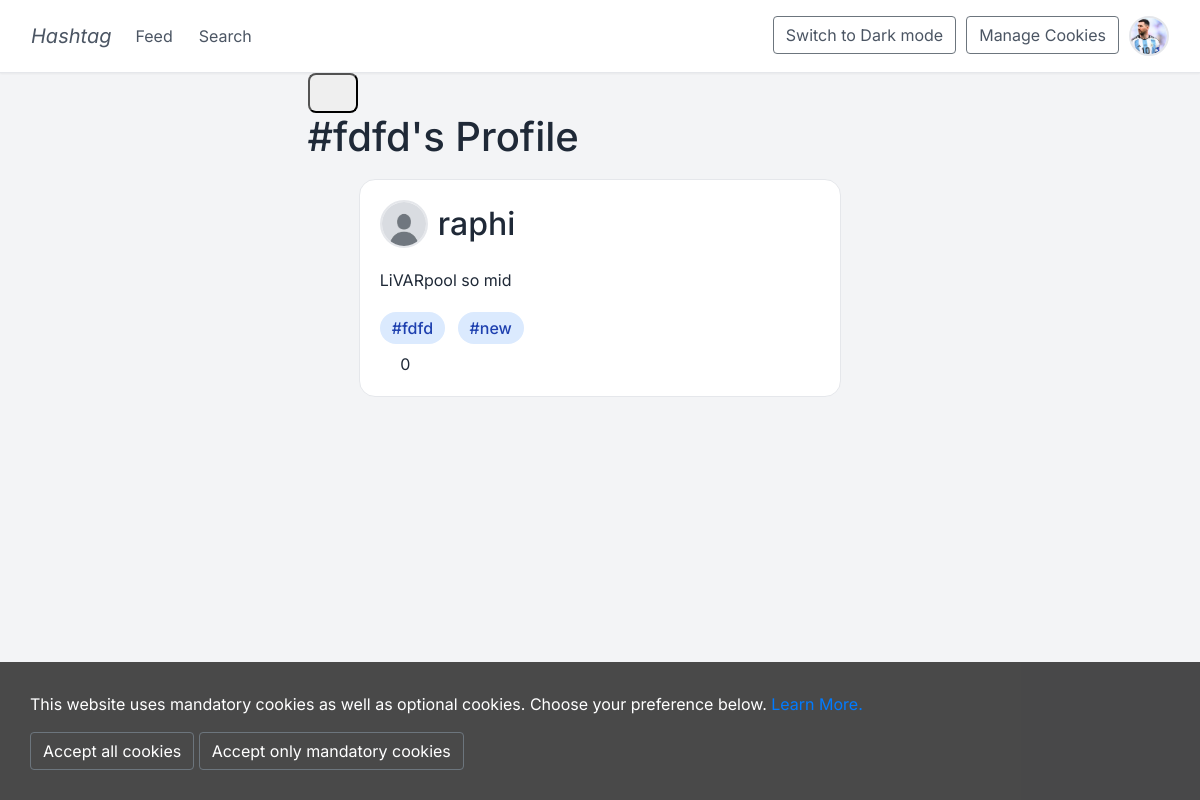
/hashtag-profile/fdfd (signed in), run on the app's committed database.
### app/models.py (models this page shows, shortened)
class User(UserMixin, db.Model):
    id = db.Column(db.Integer, primary_key=True)
    username = db.Column(db.String(500), unique = True, nullable=False)
    password = db.Column(db.String(500))
    email = db.Column(db.String(1000))
    date_of_birth = db.Column(db.Date)
    profile_picture = db.Column(db.String(120), nullable = True)
    posts = db.relationship('Posts', back_populates='user')
    likes = db.relationship('Likes', backref='user', lazy='dynamic')
    comments = db.relationship('Comments', backref='user', lazy='dynamic')
    followers = db.relationship('Followers', foreign_keys='Followers.follower_id', backref='followed_by', lazy='dynamic')
    following = db.relationship('Followers', foreign_keys='Followers.following_id', backref='following', lazy='dynamic')

class Hashtags(db.Model):
    id = db.Column(db.Integer, primary_key=True)
    name = db.Column(db.String(100), nullable=False, unique=True)
    posts = db.relationship('Posts', secondary='post_hashtag', back_populates='hashtags')

class Posts(db.Model):
    post_id = db.Column(db.Integer, primary_key=True)
    content = db.Column(db.String(1000), nullable=False)
    user_id = db.Column(db.Integer, db.ForeignKey('user.id'))
    image = db.Column(db.String(120), nullable = True)
    timestamp = db.Column(db.DateTime, index=True, default=db.func.now())
    upvotes = db.Column(db.Integer, default=0)
    likes = db.relationship('Likes', backref='posts', lazy='dynamic')
    comments = db.relationship('Comments', backref='posts', lazy='dynamic')
    user = db.relationship('User', back_populates='posts')
    hashtags = db.relationship('Hashtags', secondary='post_hashtag', back_populates='posts')

### app/views.py (the view)
@app.route('/hashtag-profile/<string:hashtag_name>', methods=['GET', 'POST'])
@login_required
def hashtag_profile(hashtag_name):
    hashtag = hashtag_name
    posts_with_hashtag = models.Posts.query.join(models.PostHashtag, models.Posts.post_id == models.PostHashtag.post_id).join(models.Hashtags, models.PostHashtag.hashtag_id == models.Hashtags.id).filter(models.Hashtags.name == hashtag_name).order_by(models.Posts.post_id.desc()).all()
    posts_dict = {}
    liked_posts={}
    for post in posts_with_hashtag:
        image = post.image if post.image else ''
        post_id = post.post_id
        posts_dict[post_id] = {
            'content': post.content,
            'username': post.user.username if post.user.username else '',
            'hashtags': [],
            'upvotes': post.upvotes,
            'user_id': post.user_id,
            'image': image
        }
        for hashtag in post.hashtags:
                posts_dict[post_id]['hashtags'].append(hashtag.name)
        existing_like = models.Likes.query.filter_by(user_id=current_user.id, post_id=post_id).first()
        if existing_like:
            print("FOR POST :", post_id, "EXISTING LIKE: TRUE")
        liked_posts[post_id] = bool(existing_like)
    theme = request.cookies.get('theme')
    return render_template('hashtag_profile.html', theme=theme, posts=posts_dict, liked_posts = liked_posts, hashtag=hashtag_name)

### app/__init__.py (called while the page is built)
@login_manager.user_loader
def load_user(user_id):
    return User.query.get(int(user_id))  # Use query.get() to fetch the user

### app/templates/hashtag_profile.html
{% extends "base.html" %}
{% block content %}
<div class="profile-container">
    <button class = "left-button" onclick="history.back()"><i class="fas fa-arrow-left"></i></button>
    <h1>#{{ hashtag }}'s Profile</h1>
    {% include "posts_template.html" %}
</div>
{% endblock %}

### app/templates/base.html (shortened to what this page needs)
<html lang="en">
    <head>
        <link rel="stylesheet" type="text/css" href="{{ url_for('static', filename='fontawesome-free-5.3.1-web/css/all.css') }}">
        <link rel="stylesheet" href="https://stackpath.bootstrapcdn.com/bootstrap/4.2.1/css/bootstrap.min.css">
        <link rel="stylesheet" href="{{ url_for('static', filename='styles.css') }}">
    </head>
    <body>
        <nav class="navbar navbar-expand-sm fixed-top" role="navigation">
          <div class="container-fluid">
            <a class="navbar-brand" href="/feed">Hashtag</a>
            <div class="collapse navbar-collapse" id="navbarSupportedContent">
              <div class="left-nav-buttons">
                {% if current_user.is_authenticated %}
                <ul class="navbar-nav mr-auto">
                  <li class="nav-item"><a class="nav-link" href="/feed">Feed <span class="sr-only">(current)</span></a></li>
                  <li class="nav-item"><a class="nav-link" href="/search">Search</a></li>
                </ul>
                {% endif %}
              </div>
              <div class="right-nav-buttons">
                <ul class="navbar-nav mr-auto">
                  <li class="nav-item"><button id="theme-toggle" class="btn btn-outline-secondary ml-auto">
                    {% if theme == 'dark' %}
                      Switch to Light mode
                    {% else %}
                      Switch to Dark mode
                    {% endif %}
                    </button></li>
                  <li class="nav-item"><button id="manage-cookies" class="btn btn-outline-secondary ml-auto">Manage Cookies</i></button></li>
                  <li>{% if current_user.is_authenticated %}
                    {% if current_user.profile_picture %}
                      <a href="{{ url_for('profile', user_id=current_user.id) }}"><img src="{{ url_for('static', filename='uploads/' + current_user.profile_picture) }}" alt="Profile Picture" class="profile-img"></a>
                    {% else %}
                      <a href="{{ url_for('profile', user_id=current_user.id) }}"><img src="{{ url_for('static', filename='uploads/default.png') }}" alt="Default Profile Picture" class="profile-img"></a>
                    {% endif %}
                  {% endif %}</li>
                </ul>
              </div>
            </div>
          </div>
        </nav>
        <div class="container-fluid-flash">
          <div class="row">
            <div class="col-lg-3 col-md-2 col-sm-1"></div>
              <div class="col-lg-6 col-md-8 col-sm-10 col-12">
              {% block content %}{% endblock %}
              </div>
          </div>
        </div>
        <div id="cookies">
          <div class="cookie-container">
            <div class="subcontainer">
              <div class="cookies">
                <p>This website uses mandatory cookies as well as optional cookies. Choose your preference below. <a href="https://ico.org.uk/for-the-public/online/cookies/">Learn More.</a></p>
                <button id="all-cookies-btn" class="btn btn-outline-secondary ml-auto">Accept all cookies</button>
                <button id="mandatory-cookies-btn" class="btn btn-outline-secondary ml-auto">Accept only mandatory cookies</button>
              </div>
            </div>
          </div>
        </div>
    </body>
</html>

### app/templates/posts_template.html (shortened to what this page needs)
<div class="row justify-content-center">
    <div class="col-10 col-sm-10 col-md-10 col-lg-10 col-xl-10 col-xxl-7">
        {% if posts|length == 0 %}
                    No posts
        {% else %}
                    {% if not posts %}
                    <div class="bottom-container">
                        <p>No posts found</p>
                    </div>
                    {% else %}
                        <div class="bottom-container">
                            {% for post_id, post_data in posts.items() %}
                                <div class="post-container">
                                    <div class="left-container">
                                        <div class="username-container">
                                            <div class="username-left">
                                                <a href="{{ url_for('profile', user_id=post_data.user_id) }}">
                                                    <img src="{{ url_for('static', filename='uploads/default.jpg') if not post_data.profile_picture else url_for('static', filename='uploads/' + post_data.profile_picture) }}" alt="Profile Picture" class="user-profile-img">
                                                </a>
                                                <h2 class = "username-title">{{ post_data.username }}</h2>
                                            </div>
                                        </div>
                                        <div class="content-container">
                                            {{ post_data.content }}
                                        </div>
                                        <div class="hashtag-container">
                                            {% for hashtag in post_data.hashtags %}
                                                <a href="{{ url_for('hashtag_profile', hashtag_name=hashtag) }}">
                                                    <span class="hashtag">#{{ hashtag }}</span>
                                                </a>
                                            {% endfor %}
                                        </div>
                                        <div class="vote-container">
                                            <a class="vote" id="{{ post_id }}">
                                                <i class="{{ 'fas' if liked_posts[post_id] else 'far' }} fa-thumbs-up" id="up"></i>
                                                <span id="sup">{{ post_data.upvotes }}</span>
                                            </a>
                                        </div>
                                    </div>
                                </div>
                            {% endfor %}
                        </div>
                    {% endif %}
                {% endif %}
    </div>
</div>

### app/static/styles.css (style rules this page uses)
* { margin: 0; padding: 0; box-sizing: border-box; }
body { font-family: 'Inter', sans-serif; background-color: #f3f4f6; color: #1f2937; }
img { border-radius: 12.5px; }
.navbar { background-color: white; border-bottom: 1px solid #e5e7eb; padding: 1rem; position: sticky; top: 0; z-index: 50; box-shadow: 0 1px 2px 0 rgba(0, 0, 0, 0.05); }
.collapse { display: flex; justify-content: space-between; }
.right-nav-buttons { gap: 10px; display: flex; justify-content: center; align-items: center; }
.nav-item { margin-right: 10px; }
.navbar a, .navbar button { color: #4b5563; text-decoration: none; transition: color 0.2s; }
.navbar-brand { font-style: italic; }
.profile-img { height: 2.5rem; width: 2.5rem; border-radius: 9999px; object-fit: cover; border: 2px solid #e5e7eb; }
.post-container { position: relative; margin-top: 10px; display: flex; flex-direction: column; width: 100%; justify-content: space-between; padding: 20px; background-color: white; border-radius: 1rem; border: 1px solid #e5e7eb; overflow: hidden; transition: transform 0.2s; margin-bottom: 10px; }
.left-container { width: 100%; }
.username-container { display: flex; justify-content: space-between; margin: -20px -20px 20px -20px; padding: 20px; }
.content-container { margin-bottom: 10px; margin-top: -20px; }
.hashtag { margin-top: 10px; display: inline-flex; align-items: center; padding: 0.25rem 0.75rem; background-color: #dbeafe; color: #1e40af; border-radius: 9999px; font-size: 1rem; font-weight: 500; margin-right: 0.5rem; margin-bottom: 0.5rem; }
.vote { display: inline-flex; align-items: center; gap: 0.5rem; color: #6b7280; transition: color 0.2s; }
.left-button { padding: 0.5rem, 1rem; display: flex; justify-content: center; align-items: center; width: 50px; height: 40px; color: #1f2937; font-size: 0.875rem; border-radius: 0.5rem; transition: color 0.2s; }
.username-container { display: flex; align-items: center; }
.username-left { display: flex; gap: 10px; }
.username-title { display: inline-block; line-height: 1; margin: 0; padding: 0; align-self: center; }
.user-profile-img { height: 3rem; width: 3rem; border-radius: 9999px; object-fit: cover; border: 2px solid #e5e7eb; }
#cookies { padding: 30px; width: 100%; position: fixed; bottom: 0; color: white; background-color: rgba(0, 0, 0, 0.7); z-index: 1; }
#all-cookies-btn, #mandatory-cookies-btn { color: white; }
.cookies { min-height: 70px; }

### data on the page
User: profile_picture (picture)
Hashtags: name "fdfd"
User: username "raphi"
Posts: content "LiVARpool so mid"
Hashtags: name "new"

### other printed values
{{ post_data.upvotes }} "0"
